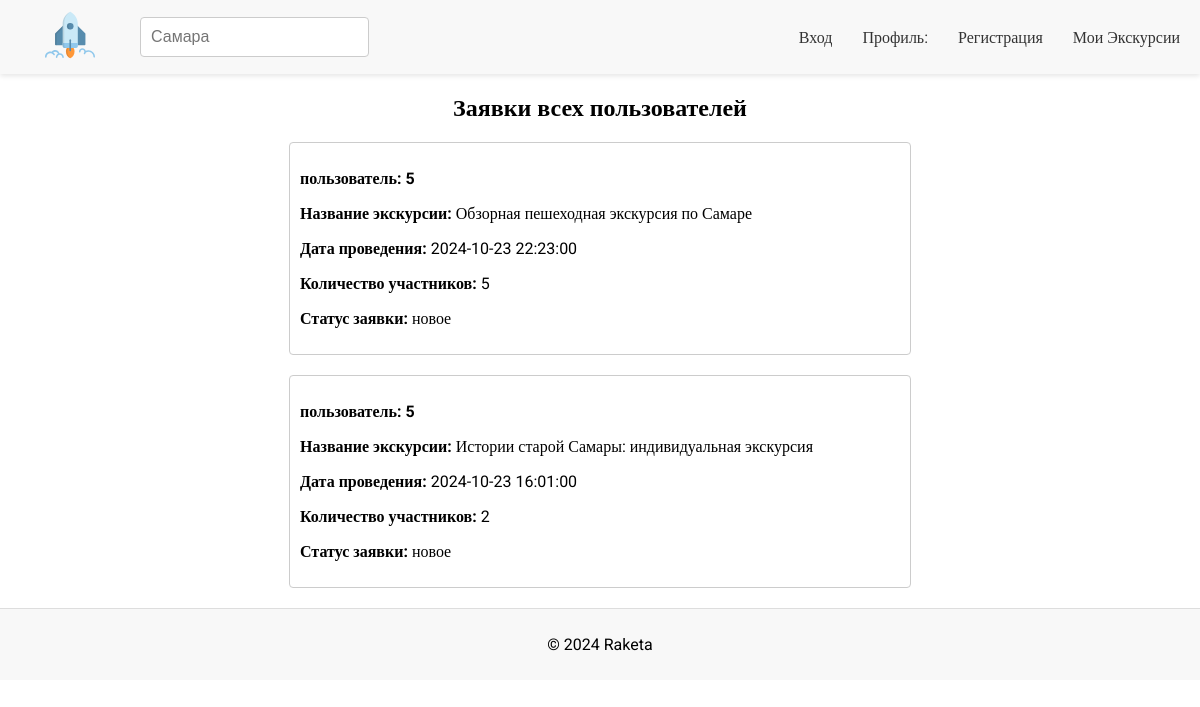
The app's page /admin.php, older data.
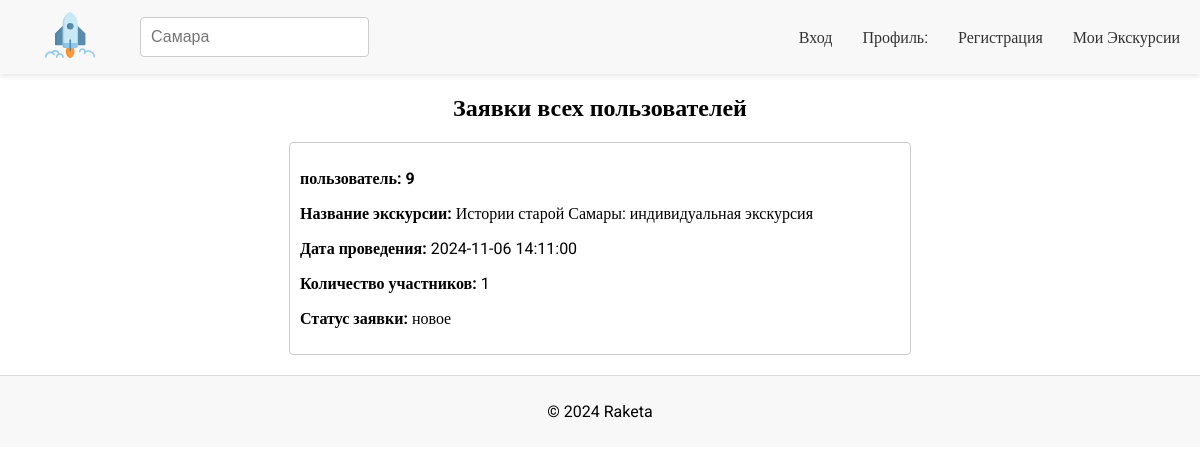
The same page, newer data.
### tables this page shows
CREATE TABLE `statements` (
  `id` int NOT NULL,
  `user_id` int NOT NULL,
  `name` varchar(255) NOT NULL,
  `date` datetime NOT NULL,
  `participants` int NOT NULL,
  `status` set('новое','подтверждено','отклонено') NOT NULL DEFAULT 'новое',
  `price` int NOT NULL
);

### admin.php (the view, shortened to what this page needs)
<!DOCTYPE html>
<html lang="en">
<head>
    <link rel="stylesheet" href="css/styles.css">
</head>
<body>
    <? include 'elements/header.php' ?>
    <h2>Заявки всех пользователей</h2>
    <div class="results">
        <?php
        include_once("db.php");
        $result = mysqli_query($link, "SELECT * FROM `statements` LEFT JOIN `users` ON statements.user_id = users.id ORDER BY date DESC");
        while ($row = mysqli_fetch_assoc($result)) {
            echo "<div class='statement'>
            <p><b>пользователь: $row[user_id]</b></p>
            <p><b>Название экскурсии: </b>$row[name]</p>
            <p><b>Дата проведения: </b>$row[date]</p>
            <p><b>Количество участников: </b>$row[participants]</p>
            <p><b>Статус заявки: </b>$row[status]</p>
            </div>";
        }
        ?>
    </div>
<? include 'elements/footer.php' ?>
</body>
</html>

### elements/header.php (shortened to what this page needs)
<header>
    <div class="logo-search">
        <a href="index.php">
            <img src="images/spacecraft-rocket-svgrepo-com.svg" width="50" height="50" alt="Logo" class="logo">
        </a>
        <input type="text" placeholder="Самара" class="search-bar">
    </div>
    <nav class="nav-links">
        <a href="login.php">Вход</a>
        <a href="">
            Профиль:
            <?php
                if(!empty($_SESSION['auth'])){
                    echo $_SESSION['login'];
                    echo "<a href='logout.php'>Выйти</a>";
                } else {
                    echo "<a href='register.php'>Регистрация</a>";
                }
            ?>
        </a>
        <a href="statement_user.php">Мои Экскурсии</a>
    </nav>
</header>

### elements/footer.php
<footer>
        <p>© 2024 Raketa</p>
    </footer>

### css/styles.css (style rules this page uses)
body { display: flex; flex-direction: column; font-size: 16px; font-family: "Roboto"; margin: 0; padding: 0; }
header { display: flex; justify-content: space-between; align-items: center; padding: 10px 20px; background-color: #f8f8f8; box-shadow: 0 2px 5px rgba(0, 0, 0, 0.1); }
h1, h2, h3 { text-align: center; }
.logo-search { display: flex; align-items: center; }
.logo { width: 100px; margin-right: 20px; }
.search-bar { padding: 10px; width: 300px; border: 1px solid #ccc; border-radius: 5px; }
nav a { margin-left: 15px; text-decoration: none; color: #333; }
footer { position: relative; width: 100%; text-align: center; padding: 10px; background-color: #f8f8f8; border-top: 1px solid #ddd; bottom: 0; box-sizing: border-box; }
.results { padding: 0 20px 0 20px; display: flex; flex-direction: column; justify-content: space-evenly; align-items: center; }
.statement { border: 1px solid #ccc; border-radius: 4px; width: 50vw; padding: 10px; margin-bottom: 20px; }
h2 { text-align: center; margin-bottom: 1.25rem; }
input[type="text"], input[type="tel"] { width: 100%; padding: 10px; margin: 5px 0; border: 1px solid #ccc; border-radius: 4px; font-size: 1rem; }

### elements/header.php (style rules this page uses)
.logo-search { display: flex; align-items: center; justify-content: space-between; }
.search-bar { margin-left: 10px; }
.nav-links { display: flex; gap: 15px; }

Row changes from the older to the newer data that the page shows:
removed statements: user "5", name "Обзорная пешеходная экскурсия по Самаре", date "2024-10-23 22:23:00", participants "5", status "новое"
removed statements: user "5", name "Истории старой Самары: индивидуальная экскурсия", date "2024-10-23 16:01:00", participants "2", status "новое"
added statements: user "9", name "Истории старой Самары: индивидуальная экскурсия", date "2024-11-06 14:11:00", participants "1", status "новое"
